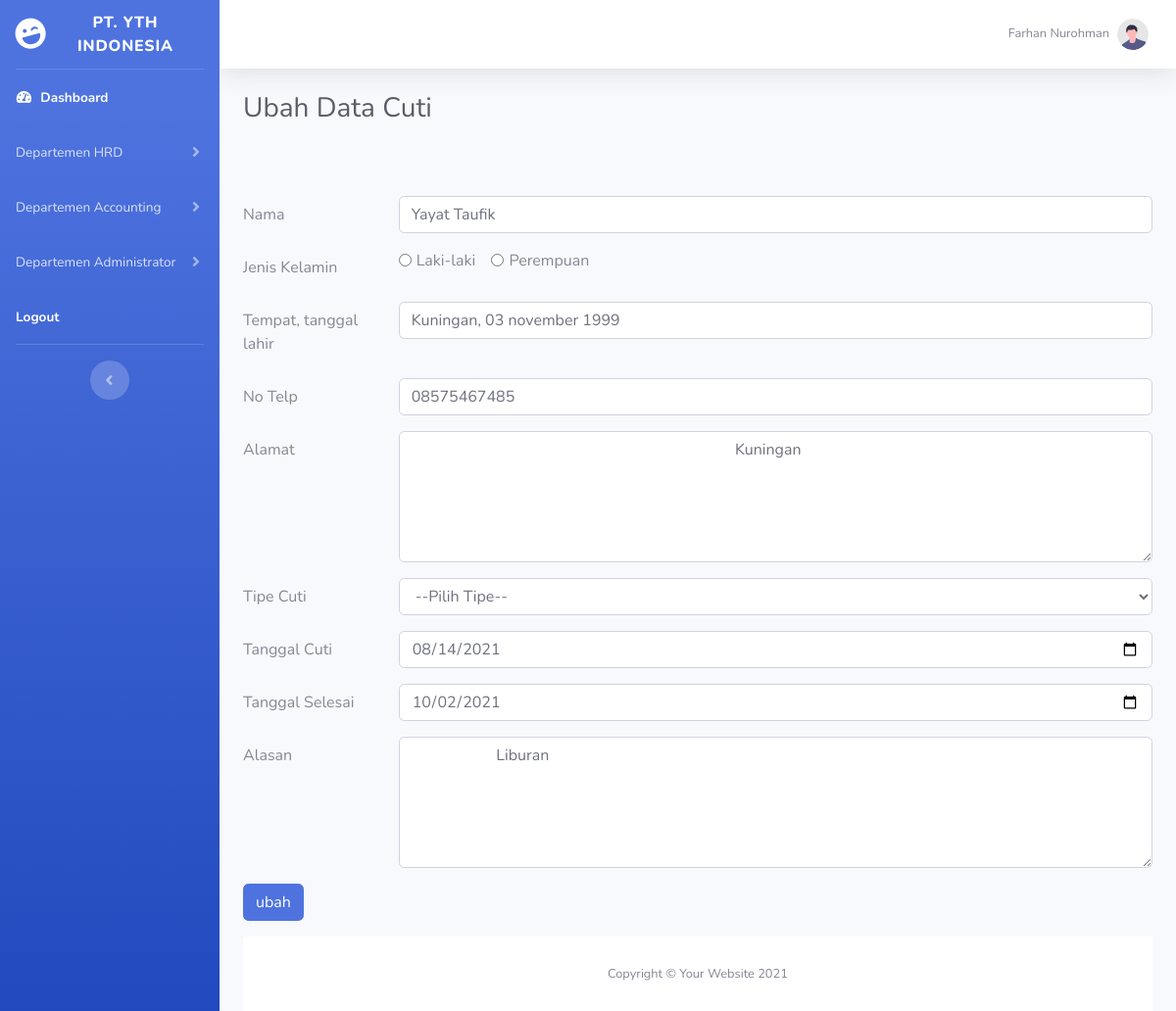
/ubah_cuti.php?id=1 (signed in), run on the app's committed database.
### tables this page shows
CREATE TABLE `cuti` (
  `id_cuti` int(11) NOT NULL,
  `nama` varchar(255) NOT NULL,
  `jenis_kelamin` varchar(255) NOT NULL,
  `ttl` varchar(255) NOT NULL,
  `no_telp` varchar(30) NOT NULL,
  `alamat` varchar(255) NOT NULL,
  `tipe_cuti` varchar(255) NOT NULL,
  `tanggal_cuti` date NOT NULL,
  `tglselesai_cuti` date NOT NULL,
  `alasan` varchar(255) NOT NULL
);

### ubah_cuti.php (the view, shortened to what this page needs)
<?php include "header.php"; ?>
<?php
$ambil = $koneksi->query("SELECT * FROM cuti WHERE id_cuti='$_GET[id]'");
$pecah = $ambil->fetch_assoc();
?>
<div class="container-fluid">
    <div class="d-sm-flex align-items-center justify-content-between mb-4">
        <h1 class="h3 mb-0 text-gray-800">Ubah Data Cuti</h1>
    </div>
    <br><br>
    <form method="post" enctype="multipart/form-data">
        <div class="form-group row">
            <label for="nama" class="col-sm-2 col-form-label">Nama</label>
            <div class="col-sm-10">
                <input type="text" class="form-control" name="nama" value="<?php echo $pecah['nama'] ?>">
            </div>
        </div>
        <div class="form-group row">
            <label for="jenis_kelamin" class="col-sm-2 col-form-label">Jenis Kelamin</label>
            <div class="col-sm-10">
                <div class="form-check form-check-inline">
                    <input class="form-check-input" type="radio" name="jenis_kelamin" value="<?php echo $pecah['jenis_kelamin'] ?>">
                    <label class="form-check-label" for="inlineRadio1">Laki-laki</label>
                </div>
                <div class="form-check form-check-inline">
                    <input class="form-check-input" type="radio" name="jenis_kelamin" value="<?php echo $pecah['jenis_kelamin'] ?>">
                    <label class="form-check-label" for="inlineRadio2">Perempuan</label>
                </div>
            </div>
        </div>
        <div class="form-group row">
            <label for="tempat_tgllahir" class="col-sm-2 col-form-label">Tempat, tanggal lahir</label>
            <div class="col-sm-10">
                <input type="text" class="form-control" name="tempat_tgllahir" value="<?php echo $pecah['ttl'] ?>">
            </div>
        </div>
        <div class="form-group row">
            <label for="notelp" class="col-sm-2 col-form-label">No Telp</label>
            <div class="col-sm-10">
                <input type="text" class="form-control" name="notelp" value="<?php echo $pecah['no_telp'] ?>">
            </div>
        </div>
        <div class="form-group row">
            <label for="alamat" class="col-sm-2 col-form-label">Alamat</label>
            <div class="col-sm-10">
                <textarea class="form-control" name="alamat" rows="5">
                    <?php echo $pecah['alamat'] ?>
                </textarea>
            </div>
        </div>
        <div class="form-group row">
            <label for="tipecuti" class=" col-sm-2 col-form-label ">Tipe Cuti</label>
            <div class=" col-sm-10">
                <select class="form-control" name="tipe" value="<?php echo $pecah['tipe_cuti'] ?>">
                    <option value="--Pilih Tipe--">--Pilih Tipe--</option>
                </select>
            </div>
        </div>
        <div class="form-group row">
            <label for="mulai" class="col-sm-2 col-form-label">Tanggal Cuti</label>
            <div class="col-sm-10">
                <input type="date" class="form-control" name="mulai" value="<?php echo $pecah['tanggal_cuti'] ?>">
            </div>
        </div>
        <div class="form-group row">
            <label for="selesai" class="col-sm-2 col-form-label">Tanggal Selesai</label>
            <div class="col-sm-10">
                <input type="date" class="form-control" name="selesai" value="<?php echo $pecah['tglselesai_cuti'] ?>">
            </div>
        </div>
        <div class="form-group row">
            <label for="alasan" class="col-sm-2 col-form-label">Alasan</label>
            <div class="col-sm-10">
                <textarea class="form-control" name="alasan" rows="5">
                    <?php echo $pecah['alasan'] ?>
                </textarea>
            </div>
        </div>
        <div class="form-group row">
            <div class="col-sm-10">
                <button type="submit" class="btn btn-primary" name="ubah">ubah</button>
            </div>
        </div>
    </form>
    <?php include "footer.php" ?>

### data on the page
cuti: nama "Yayat Taufik", tempat_tgllahir "Kuningan, 03 november 1999", notelp "08575467485", alamat "Kuningan", tipe "--Pilih Tipe--", mulai "08/14/2021", selesai "10/02/2021", alasan "Liburan"

### other printed values
$_SESSION['nama'] "Farhan Nurohman"
